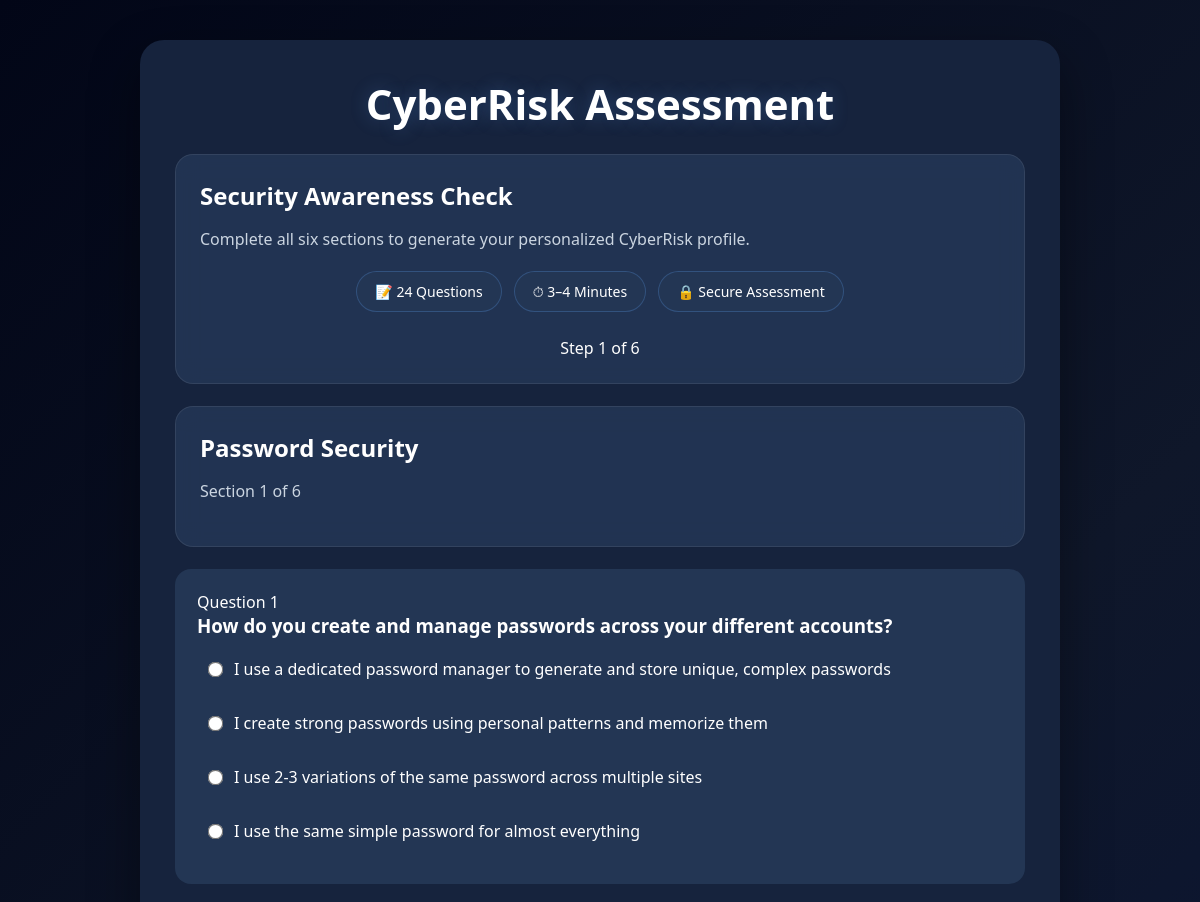
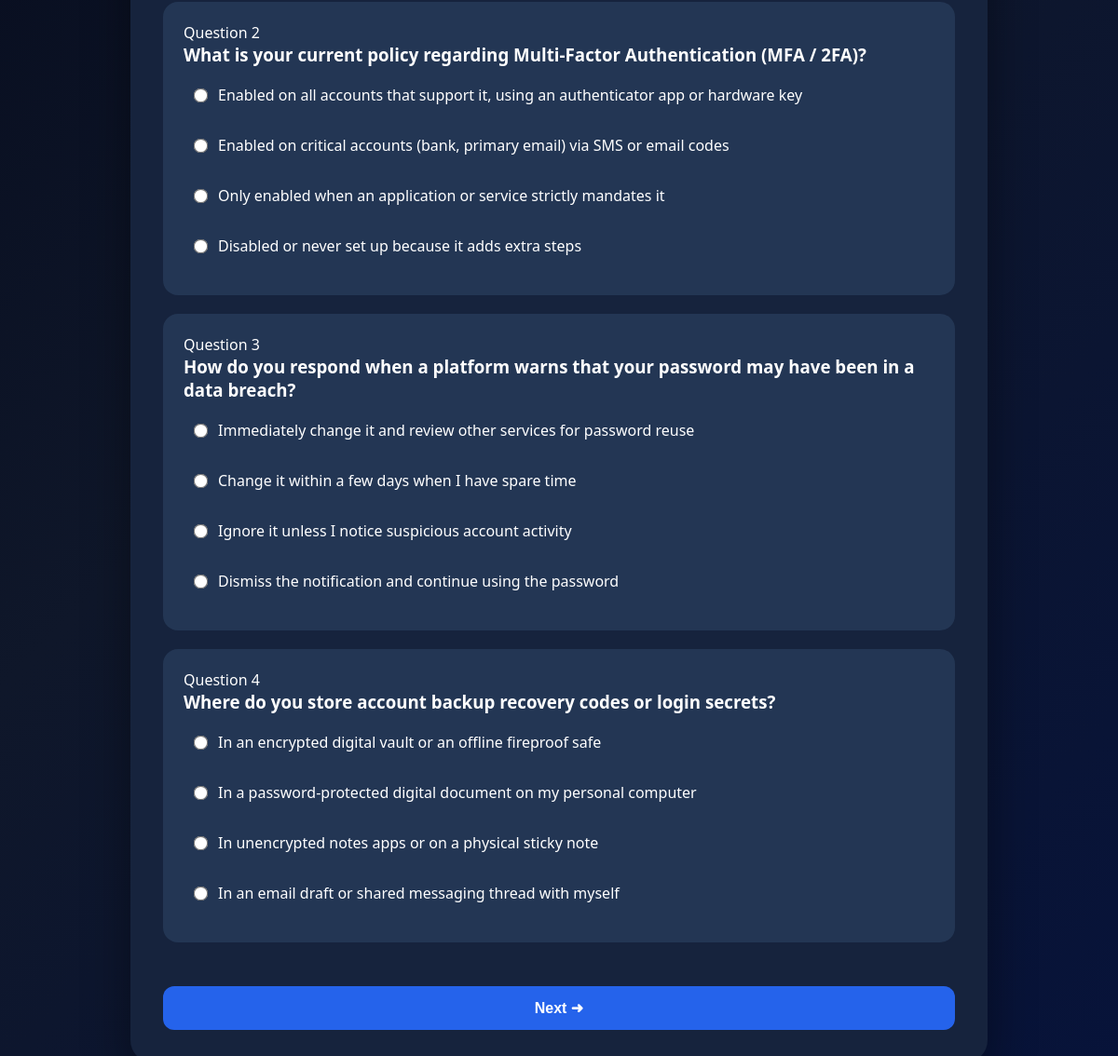
The page /assessment.php (signed in) on the database its author committed (2 pictures, top to bottom).
### tables this page shows
CREATE TABLE `questions` (
    `id` INT AUTO_INCREMENT PRIMARY KEY,
    `category` VARCHAR(50) NOT NULL,
    `question` TEXT NOT NULL,
    `option_a` TEXT NOT NULL,
    `option_b` TEXT NOT NULL,
    `option_c` TEXT NOT NULL,
    `option_d` TEXT NOT NULL,
    `score_a` INT NOT NULL DEFAULT 10,
    `score_b` INT NOT NULL DEFAULT 7,
    `score_c` INT NOT NULL DEFAULT 3,
    `score_d` INT NOT NULL DEFAULT 0
);

### assessment.php (the view, shortened to what this page needs)
<?php
require_once "config/database.php";
$result = $conn->query("SELECT * FROM questions ORDER BY id");
$categories = [];
while($row = $result->fetch_assoc()){
    $categories[$row["category"]][] = $row;
}
$totalSteps = count($categories);
?>
<!DOCTYPE html>
<html lang="en">
<head>
<link rel="stylesheet" href="css/style.css">
</head>
<body>
<div class="container">
<h1>CyberRisk Assessment</h1>
<div class="card">
<h2>Security Awareness Check</h2>
<p class="section-desc">
Complete all six sections to generate your personalized CyberRisk profile.
</p>
<div class="status-row">
<span class="status-badge">📝 24 Questions</span>
<span class="status-badge">⏱ 3–4 Minutes</span>
<span class="status-badge">🔒 Secure Assessment</span>
</div>
<p style="text-align:center;margin-top:10px;">
Step
<span id="stepNumber">1</span>
of
<?=$totalSteps?>
</p>
</div>
<form method="POST" action="result.php" id="assessmentForm">
<?php
$step=0;
foreach($categories as $category=>$questions):
$step++;
?>
<div class="step" <?= $step==1 ? '' : 'style="display:none;"' ?>>
<div class="card">
<h2>
<?=htmlspecialchars($category)?>
Security
</h2>
<p class="section-desc">
Section
<?=$step?>
of
<?=$totalSteps?>
</p>
</div>
<?php foreach($questions as $i=>$q): ?>
<div class="question">
<div class="question-number">
Question <?=$i+1?>
</div>
<h3>
<?=htmlspecialchars($q["question"])?>
</h3>
<label>
<input
type="radio"
name="q_<?=$q["id"]?>"
value="a"
required>
<?=htmlspecialchars($q["option_a"])?>
</label>
<label>
<input
type="radio"
name="q_<?=$q["id"]?>"
value="b">
<?=htmlspecialchars($q["option_b"])?>
</label>
<label>
<input
type="radio"
name="q_<?=$q["id"]?>"
value="c">
<?=htmlspecialchars($q["option_c"])?>
</label>
<label>
<input
type="radio"
name="q_<?=$q["id"]?>"
value="d">
<?=htmlspecialchars($q["option_d"])?>
</label>
</div>
<?php endforeach; ?>
<div class="nav-buttons">
<?php if($step<$totalSteps): ?>
<button type="button" class="nextBtn">
Next ➜
</button>
<?php else: ?>
<button type="submit">
🛡 Generate My CyberRisk Profile
</button>
<?php endif; ?>
</div>
</div>
<?php endforeach; ?>
</form>
</div>
</body>
</html>

### css/style.css (style rules this page uses)
* { margin:0; padding:0; box-sizing:border-box; }
body { font-family:"Segoe UI",Arial,sans-serif; background:linear-gradient(135deg,#020617,#0f172a,#07133a); color:white; min-height:100vh; display:flex; justify-content:center; padding:40px 20px; }
.container { width:100%; max-width:920px; background:#16233d; padding:35px; border-radius:24px; box-shadow:0 20px 50px rgba(0,0,0,.4); }
h1 { text-align:center; font-size:42px; margin-bottom:10px; text-shadow:0 0 18px rgba(96,165,250,.25); }
h2 { margin-bottom:15px; }
.section-desc { color:#cbd5e1; margin-bottom:18px; line-height:1.6; }
button { width:100%; padding:14px; margin-top:22px; border:none; border-radius:12px; background:#2563eb; color:white; font-size:16px; font-weight:600; cursor:pointer; transition:.3s; }
.card { background:rgba(35,54,84,.92); padding:24px; border-radius:18px; margin:22px 0; border:1px solid rgba(255,255,255,.08); backdrop-filter:blur(12px); transition:.3s; }
.status-row { display:flex; justify-content:center; gap:12px; flex-wrap:wrap; margin-bottom:25px; }
.status-badge { background:#233654; padding:10px 18px; border-radius:999px; font-size:14px; border:1px solid rgba(96,165,250,.25); }
.question { background:#233654; padding:22px; margin:20px 0; border-radius:16px; }
.question label { display:flex; align-items:center; gap:12px; padding:12px; margin:8px 0; border-radius:10px; cursor:pointer; }
.question input[type="radio"] { width:auto; transform:scale(1.2); accent-color:#2563eb; }
.step { animation:fadeStep .35s ease; }
.nav-buttons { display:flex; justify-content:space-between; gap:12px; margin-top:25px; }
.nav-buttons button { flex:1; }

### rows shown on the page
questions: question "How do you create and manage passwords across your different accounts?", option_a "I use a dedicated password manager to generate and store unique, complex passwords", option_b "I create strong passwords using personal patterns and memorize them", option_c "I use 2-3 variations of the same password across multiple sites", option_d "I use the same simple password for almost everything"
questions: question "What is your current policy regarding Multi-Factor Authentication (MFA / 2FA)?", option_a "Enabled on all accounts that support it, using an authenticator app or hardware key", option_b "Enabled on critical accounts (bank, primary email) via SMS or email codes", option_c "Only enabled when an application or service strictly mandates it", option_d "Disabled or never set up because it adds extra steps"
questions: question "How do you respond when a platform warns that your password may have been in a data breach?", option_a "Immediately change it and review other services for password reuse", option_b "Change it within a few days when I have spare time", option_c "Ignore it unless I notice suspicious account activity", option_d "Dismiss the notification and continue using the password"
questions: question "Where do you store account backup recovery codes or login secrets?", option_a "In an encrypted digital vault or an offline fireproof safe", option_b "In a password-protected digital document on my personal computer", option_c "In unencrypted notes apps or on a physical sticky note", option_d "In an email draft or shared messaging thread with myself"

### other values the page prints
$totalSteps "6"
$category "Password"
